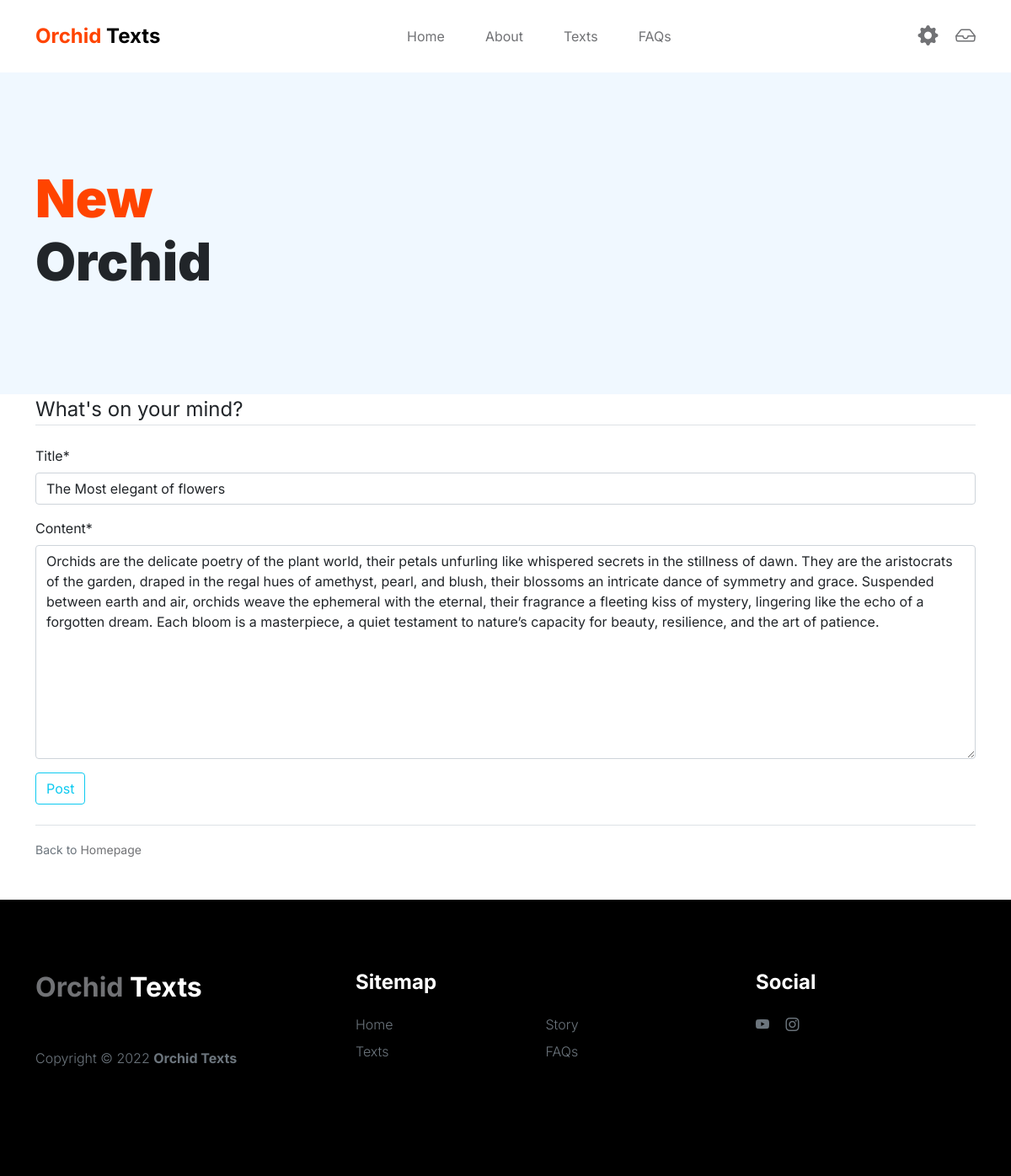
The app's page /post/4/update (signed in) with its own data.
### blog/models.py (models this page shows, shortened)
class Post(models.Model):
    title = models.CharField(max_length=200)
    content = models.TextField()
    date_posted = models.DateTimeField(default = timezone.now)
    author = models.ForeignKey(User, on_delete=models.CASCADE)

### blog/views.py (the view, shortened to what this page needs)
# urls.py: path('post/<int:pk>/update', PostUpdateView.as_view(), name="blog-update"),
class PostUpdateView(LoginRequiredMixin, UserPassesTestMixin, UpdateView):
    model = Post
    fields = ['title', 'content']
    def test_func(self):
        post = self.get_object()
        if self.request.user == post.author:
            return True
        return False

### blog/templates/blog/post_form.html (shortened to what this page needs)
{% extends 'blog/base.html' %}
{% load crispy_forms_tags %}
{% block content %}
<header class="site-header section-padding d-flex justify-content-center align-items-center">
    <div class="container">
        <div class="row">
            <div class="col-lg-10 col-12">
                <h1>
                    <span class="d-block text-primary">New</span>
                    <span class="d-block text-dark">Orchid</span>
                </h1>
            </div>
        </div>
    </div>
  </header>
  <div class = "container">
    <div class="content-section">
        <form action="" method="post">
            <fieldset class="form-group">
                <legend class="border-bottom mb-4">What's on your mind?</legend>
                {{ form|crispy }}
            </fieldset>
            <div class="form-group">
                <button class="btn btn-outline-info" type="submit">Post</button>
            </div>
        </form>
        <br>
        <div class="border-top pt-3">
            <small class="text-muted">Back to <a href="{% url 'Orchid-Home' %}">Homepage</a></small>
        </div>
        <br>
        <br>
    </div>
    </div>
{% endblock content %}

### blog/static/blog/css/main.css (style rules this page uses)
:root { --white-color: #FFFFFF; --primary-color: #FF4400; --section-bg-color: #f0f8ff; --dark-color: #000000; --grey-color: #d0d1d1; --p-color: #717275; --body-font-family: 'Inter', sans-serif; --h5-font-size: 24px; --p-font-size: 20px; --copyright-text-font-size: 16px; --product-link-font-size: 14px; --custom-link-font-size: 12px; --font-weight-thin: 100; --font-weight-light: 300; --font-weight-normal: 400; --font-weight-bold: 700; --font-weight-black: 900; }
body, html { height: 100%; }
html { scroll-behavior: smooth; }
body { background: var(--white-color); font-family: var(--body-font-family); position: relative; }
h1, h2, h3, h4, h5, h6 { font-weight: var(--font-weight-bold); }
h1, h2 { font-weight: var(--font-weight-black); }
h1 { font-size: 64px; line-height: normal; }
a, button { touch-action: manipulation; transition: all 0.3s; }
a { color: var(--p-color); text-decoration: none; }
.text-primary { color: var(--primary-color) !important; }
.site-header { background-color: var(--section-bg-color); position: relative; overflow: hidden; margin-top: 86px; }
.site-header.section-padding { padding-top: 7rem; padding-bottom: 7rem; }
.section-padding { padding-top: 7rem; padding-bottom: 7rem; }
@media screen and (max-width: 1200px) { h1 { font-size: 62px; } }

### records on screen
Post: title "The Most elegant of flowers", content "Orchids are the delicate poetry of the plant world, their petals unfurling like whispered secrets in the stillness of dawn. They are the aristocrats of the garden, draped in the regal hues of amethyst, pearl, and blush, their blossoms an intricate dance of symmetry and grace. Suspended between earth and air, orchids weave the ephemeral with the eternal, their fragrance a fleeting kiss of mystery, lingering like the echo of a forgotten dream. Each bloom is a masterpiece, a quiet testament to nature’s capacity for beauty, resilience, and the art of patience."
